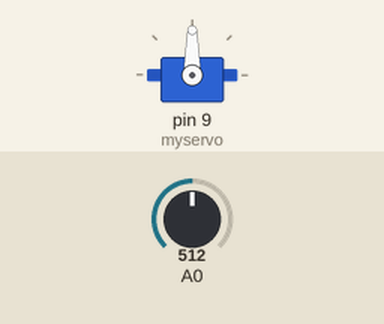
Recording of a sketch running on a simulated Arduino Uno, built with avr-gcc and run on an emulated ATmega328P. Shown: servo. The inputs (shaded band) are chosen by the test bench; at power-on: A0 = 512.

Above: at 1.2 s.
1.3 s: A0 set to 716
At 2.1 s:
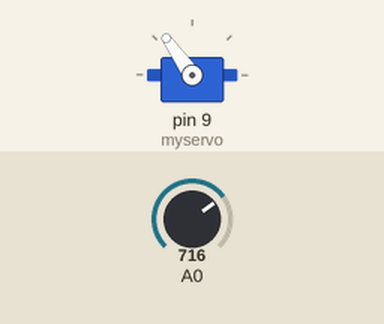
2.8 s: A0 set to 900
At 4.0 s:
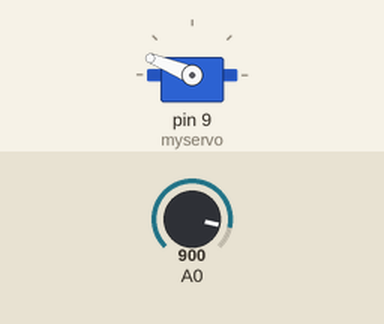
4.3 s: A0 set to 1023
At 5.5 s:
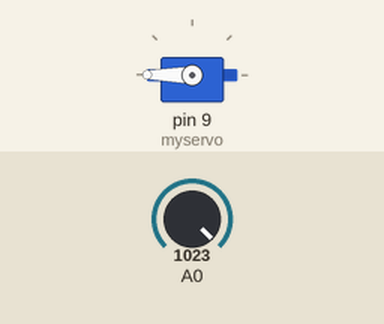
5.8 s: A0 set to 306
At 6.4 s:
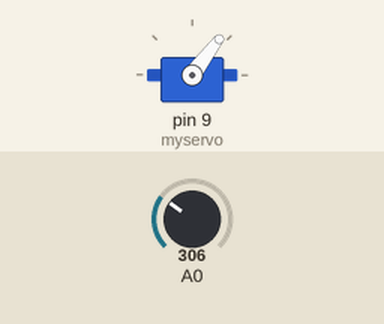
7.3 s: A0 set to 122
At 7.8 s:
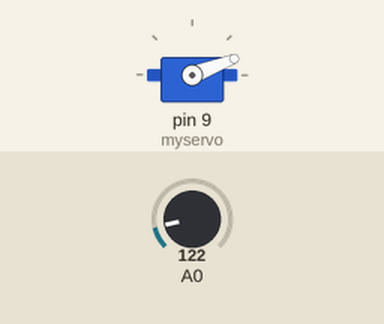
Timing chart, 0 to 9.8 s (numbered marks = the images above; inputs shaded):
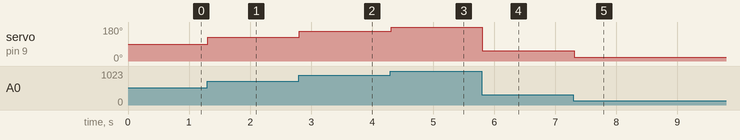

Measured:
- after the input at 1.3 s, servo on pin 9 (myservo): 90° → 125° at once
- after the input at 2.8 s, servo on pin 9 (myservo): 125° → 158° at once
- after the input at 4.3 s, servo on pin 9 (myservo): 158° → 180° at once
- after the input at 5.8 s, servo on pin 9 (myservo): 180° → 53° at once
- after the input at 7.3 s, servo on pin 9 (myservo): 53° → 21° at once

The sketch:

potentipometer1.ino
```cpp
#include <Servo.h>

Servo myservo;

int potpin = 0 ;
int val;


void setup(){
  myservo.attach(9);

}


void loop()
{
  val = analogRead(0);
  val = map(val,0,1023,0,180);
  myservo.write(val);
  delay(15);
}
```
